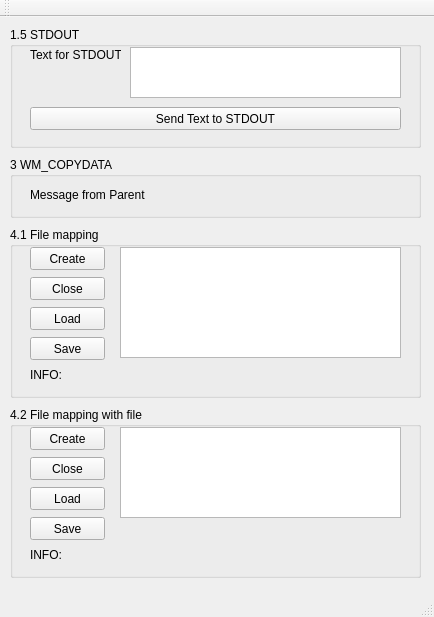
<?xml version="1.0" encoding="UTF-8"?>
<ui version="4.0">
 <class>MainWindow</class>
 <widget class="QMainWindow" name="MainWindow">
  <property name="enabled">
   <bool>true</bool>
  </property>
  <property name="geometry">
   <rect>
    <x>0</x>
    <y>0</y>
    <width>434</width>
    <height>617</height>
   </rect>
  </property>
  <property name="windowTitle">
   <string>Child process</string>
  </property>
  <widget class="QWidget" name="centralWidget">
   <widget class="QGroupBox" name="groupBox">
    <property name="geometry">
     <rect>
      <x>10</x>
      <y>10</y>
      <width>411</width>
      <height>121</height>
     </rect>
    </property>
    <property name="title">
     <string>1.5 STDOUT</string>
    </property>
    <widget class="QPushButton" name="pushButtonSendCout">
     <property name="geometry">
      <rect>
       <x>20</x>
       <y>80</y>
       <width>371</width>
       <height>23</height>
      </rect>
     </property>
     <property name="text">
      <string>Send Text to STDOUT</string>
     </property>
    </widget>
    <widget class="QLabel" name="label">
     <property name="geometry">
      <rect>
       <x>20</x>
       <y>20</y>
       <width>91</width>
       <height>16</height>
      </rect>
     </property>
     <property name="text">
      <string>Text for STDOUT:</string>
     </property>
    </widget>
    <widget class="QTextEdit" name="textEditCout">
     <property name="geometry">
      <rect>
       <x>120</x>
       <y>20</y>
       <width>271</width>
       <height>51</height>
      </rect>
     </property>
    </widget>
   </widget>
   <widget class="QGroupBox" name="groupBox_2">
    <property name="geometry">
     <rect>
      <x>10</x>
      <y>140</y>
      <width>411</width>
      <height>61</height>
     </rect>
    </property>
    <property name="title">
     <string>3 WM_COPYDATA</string>
    </property>
    <widget class="QLabel" name="labelMsgCopyData">
     <property name="geometry">
      <rect>
       <x>20</x>
       <y>30</y>
       <width>331</width>
       <height>16</height>
      </rect>
     </property>
     <property name="text">
      <string>Message from Parent</string>
     </property>
    </widget>
   </widget>
   <widget class="QGroupBox" name="groupBox_3">
    <property name="geometry">
     <rect>
      <x>10</x>
      <y>210</y>
      <width>411</width>
      <height>171</height>
     </rect>
    </property>
    <property name="title">
     <string>4.1 File mapping</string>
    </property>
    <widget class="QPushButton" name="pushButtonFMCreate">
     <property name="geometry">
      <rect>
       <x>20</x>
       <y>20</y>
       <width>75</width>
       <height>23</height>
      </rect>
     </property>
     <property name="text">
      <string>Create</string>
     </property>
    </widget>
    <widget class="QPushButton" name="pushButtonFMClose">
     <property name="geometry">
      <rect>
       <x>20</x>
       <y>50</y>
       <width>75</width>
       <height>23</height>
      </rect>
     </property>
     <property name="text">
      <string>Close</string>
     </property>
    </widget>
    <widget class="QPushButton" name="pushButtonLoadFileMapping">
     <property name="geometry">
      <rect>
       <x>20</x>
       <y>80</y>
       <width>75</width>
       <height>23</height>
      </rect>
     </property>
     <property name="text">
      <string>Load</string>
     </property>
    </widget>
    <widget class="QTextEdit" name="textEditFileMapping">
     <property name="geometry">
      <rect>
       <x>110</x>
       <y>20</y>
       <width>281</width>
       <height>111</height>
      </rect>
     </property>
    </widget>
    <widget class="QLabel" name="labelFileMappingInfo">
     <property name="geometry">
      <rect>
       <x>20</x>
       <y>140</y>
       <width>371</width>
       <height>16</height>
      </rect>
     </property>
     <property name="text">
      <string>INFO:</string>
     </property>
    </widget>
    <widget class="QPushButton" name="pushButtonSaveFileMapping">
     <property name="geometry">
      <rect>
       <x>20</x>
       <y>110</y>
       <width>75</width>
       <height>23</height>
      </rect>
     </property>
     <property name="text">
      <string>Save</string>
     </property>
    </widget>
   </widget>
   <widget class="QGroupBox" name="groupBox_4">
    <property name="geometry">
     <rect>
      <x>10</x>
      <y>390</y>
      <width>411</width>
      <height>171</height>
     </rect>
    </property>
    <property name="title">
     <string>4.2 File mapping with file</string>
    </property>
    <widget class="QTextEdit" name="textEditFMFile">
     <property name="geometry">
      <rect>
       <x>110</x>
       <y>20</y>
       <width>281</width>
       <height>91</height>
      </rect>
     </property>
    </widget>
    <widget class="QPushButton" name="pushButtonFMFCreate">
     <property name="geometry">
      <rect>
       <x>20</x>
       <y>20</y>
       <width>75</width>
       <height>23</height>
      </rect>
     </property>
     <property name="text">
      <string>Create</string>
     </property>
    </widget>
    <widget class="QPushButton" name="pushButtonFMFClose">
     <property name="geometry">
      <rect>
       <x>20</x>
       <y>50</y>
       <width>75</width>
       <height>23</height>
      </rect>
     </property>
     <property name="text">
      <string>Close</string>
     </property>
    </widget>
    <widget class="QPushButton" name="pushButtonFMFLoad">
     <property name="geometry">
      <rect>
       <x>20</x>
       <y>80</y>
       <width>75</width>
       <height>23</height>
      </rect>
     </property>
     <property name="text">
      <string>Load</string>
     </property>
    </widget>
    <widget class="QPushButton" name="pushButtonFMFSave">
     <property name="geometry">
      <rect>
       <x>20</x>
       <y>110</y>
       <width>75</width>
       <height>23</height>
      </rect>
     </property>
     <property name="text">
      <string>Save</string>
     </property>
    </widget>
    <widget class="QLabel" name="labelFileMappingFInfo">
     <property name="geometry">
      <rect>
       <x>20</x>
       <y>140</y>
       <width>371</width>
       <height>16</height>
      </rect>
     </property>
     <property name="text">
      <string>INFO:</string>
     </property>
    </widget>
   </widget>
  </widget>
  <widget class="QMenuBar" name="menuBar">
   <property name="geometry">
    <rect>
     <x>0</x>
     <y>0</y>
     <width>434</width>
     <height>21</height>
    </rect>
   </property>
  </widget>
  <widget class="QToolBar" name="mainToolBar">
   <attribute name="toolBarArea">
    <enum>TopToolBarArea</enum>
   </attribute>
   <attribute name="toolBarBreak">
    <bool>false</bool>
   </attribute>
  </widget>
  <widget class="QStatusBar" name="statusBar"/>
 </widget>
 <layoutdefault spacing="6" margin="11"/>
 <resources/>
 <connections/>
</ui>
